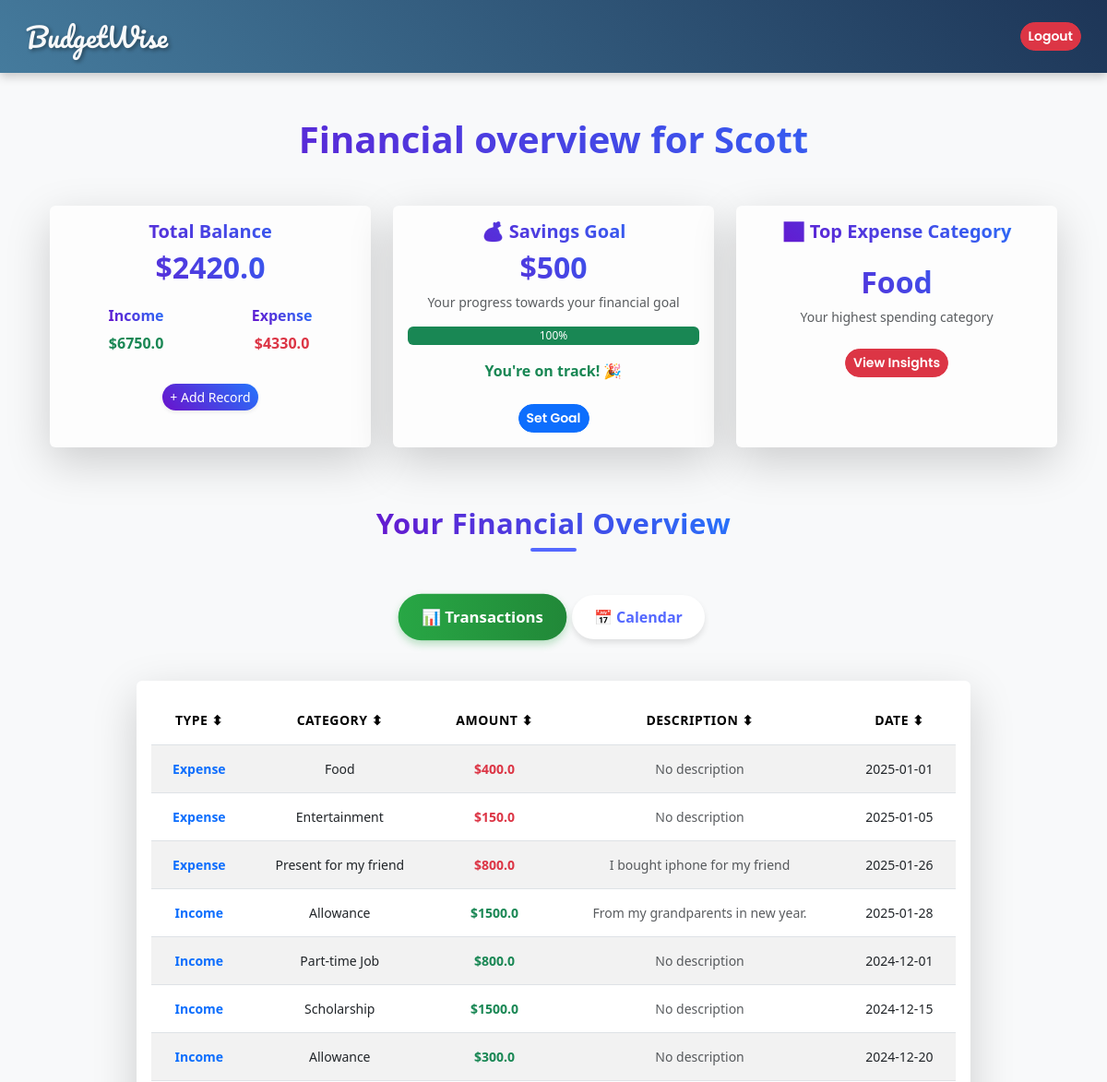
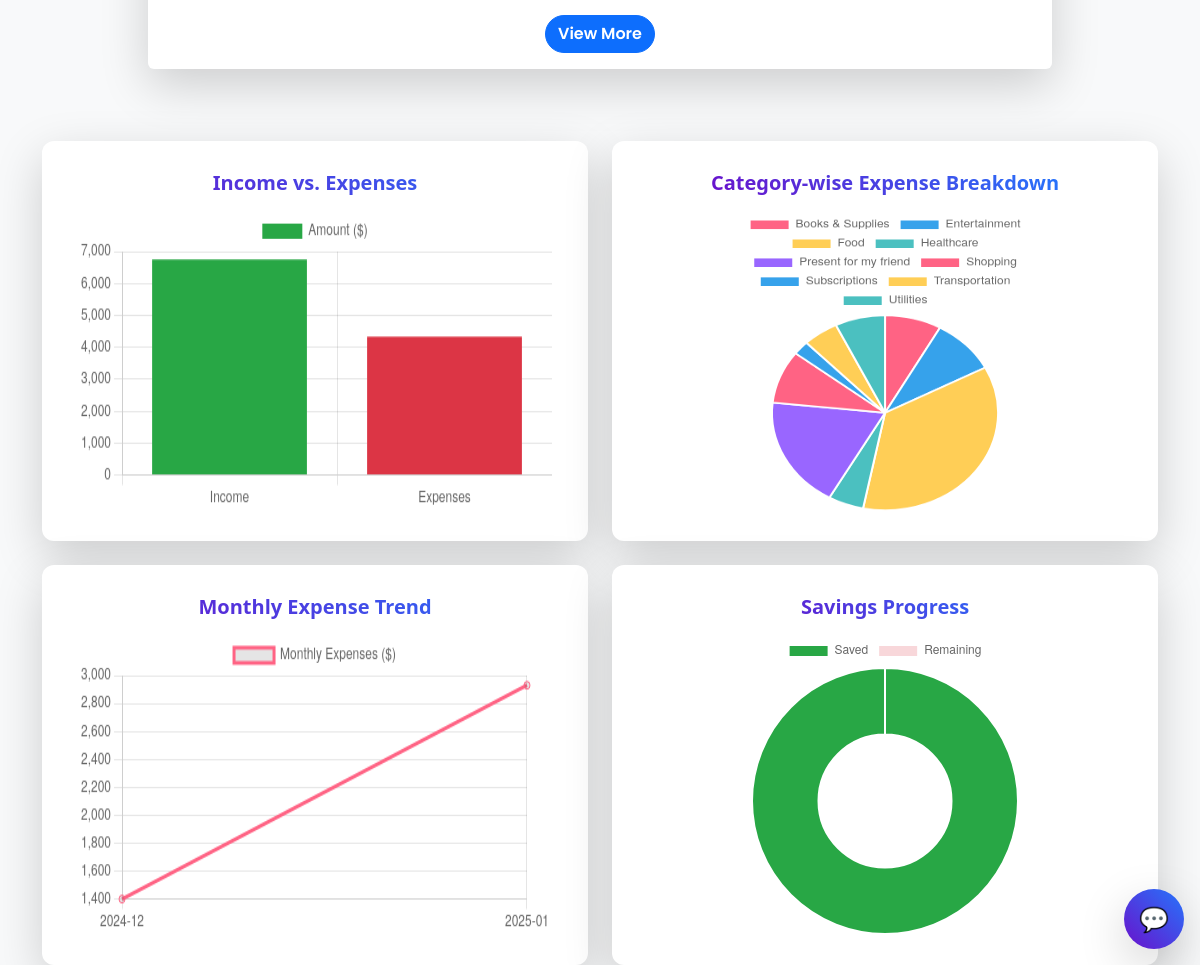
The page /main (signed in) on the database its author committed (2 pictures, top to bottom).
### tables this page shows
CREATE TABLE "users" (
	"id"	INTEGER,
	"username"	TEXT NOT NULL UNIQUE,
	"password"	TEXT NOT NULL,
	"fullname"	TEXT,
	PRIMARY KEY("id" AUTOINCREMENT)
);

CREATE TABLE budgets (
            id INTEGER PRIMARY KEY AUTOINCREMENT,
            username TEXT NOT NULL,
            category TEXT NOT NULL,
            amount REAL NOT NULL,
            type TEXT NOT NULL CHECK (type IN ('Income', 'Expense')),
            date TEXT NOT NULL
        , description TEXT DEFAULT '');

### app.py (the view)
@app.route('/main')
def main():
    if 'username' not in session:
        return redirect(url_for('login'))
    username = session['username']
    conn = sqlite3.connect(DATABASE)
    cursor = conn.cursor()
    cursor.execute('SELECT fullname FROM users WHERE username = ?', (username,))
    user_data = cursor.fetchone()
    fullname = user_data[0] if user_data else username  # Default to username if full name is not found
    cursor.execute('SELECT type, SUM(amount) FROM budgets WHERE username = ? GROUP BY type', (username,))
    budget_data = cursor.fetchall()
    income = sum(amount for t, amount in budget_data if t == 'Income')
    expense = sum(amount for t, amount in budget_data if t == 'Expense')
    balance = income - expense
    goal_amount = 500  # Example: Set a default goal
    progress_percentage = min(int((balance / goal_amount) * 100), 100)
    cursor.execute('SELECT type, category, amount, description, date FROM budgets WHERE username = ?', (username,))
    records = [
        {
            "type": row[0],
            "category": row[1],
            "amount": row[2],
            "description": row[3],
            "date": row[4]
        } for row in cursor.fetchall()
    ]
    conn.close()
    return render_template(
        'index.html',
        balance=balance,
        income=income,
        expense=expense,
        records=records,
        username=username,
        goal_amount=goal_amount,
        fullname= fullname,
        progress_percentage=progress_percentage
    )

### templates/index.html (shortened to what this page needs)
{% extends "base.html" %}
{% block content %}
<div class="container mt-5">
    <h1 class="text-center mb-5 text-gradient">Financial overview for {{ fullname }}</h1>
<div class="row g-4">
    <div class="col-lg-4 d-flex justify-content-center">
        <div class="card shadow-lg border-0 position-relative mx-auto" style="width: 100%; max-width: 350px; background-color: #fdfdfd;">
            <div class="card-body text-center">
                <h5 class="text-muted">Total Balance</h5>
                <h2 class="text-gradient fw-bold">${{ balance }}</h2>
                <div class="d-flex justify-content-around mt-4">
                    <div>
                        <h6 class="text-muted">Income</h6>
                        <p class="text-success fw-bold">${{ income }}</p>
                    </div>
                    <div>
                        <h6 class="text-muted">Expense</h6>
                        <p class="text-danger fw-bold">${{ expense }}</p>
                    </div>
                </div>
                            <button
                class="btn btn-gradient btn-sm rounded-pill shadow-sm m-3"
                data-bs-toggle="modal"
                data-bs-target="#addRecordModal">
                + Add Record
            </button>
            </div>
        </div>
    </div>
    <div class="col-lg-4 d-flex justify-content-center">
        <div class="card shadow-lg border-0 mx-auto" style="width: 100%; max-width: 350px; background-color: #fdfdfd;">
            <div class="card-body text-center">
                <h5 class="text-muted">💰 Savings Goal</h5>
                <h2 class="fw-bold text-primary">$<span id="goalAmount">{{ goal_amount }}</span></h2>
                <p class="text-muted small">Your progress towards your financial goal</p>
                <div class="progress" style="height: 20px;">
                    <div
                        id="goalProgressBar"
                        class="progress-bar bg-success"
                        role="progressbar"
                        style="width: {{ progress_percentage }}%;"
                        aria-valuenow="{{ progress_percentage }}"
                        aria-valuemin="0"
                        aria-valuemax="100">
                        {{ progress_percentage }}%
                    </div>
                </div>
                <div class="mt-3">
                    <p id="goalMessage" class="fw-bold text-{{ 'success' if balance >= goal_amount else 'danger' }}">
                        {{ "You're on track! 🎉" if balance >= goal_amount else "Keep going! 💪" }}
                    </p>
                </div>
                <button class="btn btn-primary btn-sm mt-2" data-bs-toggle="modal" data-bs-target="#setGoalModal">
                    Set Goal
                </button>
            </div>
        </div>
    </div>
    <div class="col-lg-4 d-flex justify-content-center">
        <div class="card shadow-lg border-0 mx-auto" style="width: 100%; max-width: 350px; background-color: #fdfdfd;">
            <div class="card-body text-center">
                <h5 class="text-muted">📊 Top Expense Category</h5>
                <h2 class="fw-bold text-danger mt-4" id="topExpenseCategory">Loading...</h2>
                <p class="text-muted small">Your highest spending category</p>
                <button class="btn btn-danger btn-sm mt-2" onclick="showSpendingDetails()">View Insights</button>
            </div>
        </div>
    </div>
</div>
</div>
<div class="d-flex justify-content-center mt-4">
    <h3 class="section-title">Your Financial Overview</h3>
</div>
<div class="row mt-4">
    <div class="col-lg-12 d-flex justify-content-center">
        <div class="btn-group" role="group">
            <button class="tab-btn active" id="transactions-tab-btn" type="button">
                📊 Transactions
            </button>
            <button class="tab-btn" id="calendar-tab-btn" type="button">
                📅 Calendar
            </button>
        </div>
    </div>
</div>
<div class="row g-4 mt-3">
    <div class="col-lg-12">
        <div class="card supard shadow-lg border-0 mb-5 d-block mx-auto" style="width:81%;">
            <div class="card-body">
                <div id="transactions-section">
<table class="table table-hover table-striped mb-0 align-middle">
    <thead class="sticky-top bg-gradient text-white">
        <tr>
            <th scope="col" class="py-3 sortable" data-column="type">Type ⬍</th>
            <th scope="col" class="py-3 sortable" data-column="category">Category ⬍</th>
            <th scope="col" class="py-3 sortable" data-column="amount">Amount ⬍</th>
            <th scope="col" class="py-3 sortable" data-column="description">Description ⬍</th>
            <th scope="col" class="py-3 sortable" data-column="date">Date ⬍</th>
        </tr>
    </thead>
    <tbody id="transactionTable">
        {% for record in records[:7] %}
        <tr>
            <td class="fw-bold text-primary">{{ record.type }}</td>
            <td>{{ record.category }}</td>
            <td class="text-{{ 'success' if record.type == 'Income' else 'danger' }} fw-bold">
                ${{ record.amount }}
            </td>
            <td class="text-muted">
                {{ record.description if record.description.strip() else 'No description' }}
            </td>
            <td>{{ record.date }}</td>
        </tr>
        {% endfor %}
    </tbody>
</table>
<div class="text-center mt-3">
    <button id="viewMoreBtn" class="btn btn-primary">View More</button>
</div>
                </div>
            </div>
        </div>
    </div>
</div>
<div class="row mt-4">
    <div class="col-lg-6 col-md-12 d-flex">
        <div class="chart-card card shadow-lg border-0">
            <div class="card-body">
                <h5 class="card-title text-center fw-bold mb-3">Income vs. Expenses</h5>
                <canvas id="incomeExpenseChart"></canvas>
            </div>
        </div>
    </div>
    <div class="col-lg-6 col-md-12 d-flex">
        <div class="chart-card card shadow-lg border-0">
            <div class="card-body">
                <h5 class="card-title text-center fw-bold mb-3">Category-wise Expense Breakdown</h5>
                <canvas id="categoryExpenseChart"></canvas>
            </div>
        </div>
    </div>
</div>
<div class="row mt-4">
    <div class="col-lg-6 col-md-12 d-flex">
        <div class="chart-card card shadow-lg border-0">
            <div class="card-body">
                <h5 class="card-title text-center fw-bold mb-3">Monthly Expense Trend</h5>
                <canvas id="monthlyExpenseChart"></canvas>
            </div>
        </div>
    </div>
    <div class="col-lg-6 col-md-12 d-flex">
        <div class="chart-card card shadow-lg border-0">
            <div class="card-body">
                <h5 class="card-title text-center fw-bold mb-3">Savings Progress</h5>
                <canvas id="savingsProgressChart"></canvas>
            </div>
        </div>
    </div>
</div>
</div>
<div id="chat-container" class="position-fixed bottom-0 end-0 p-3" style="z-index: 1050;">
    <button
        id="chatBtn"
        class="btn btn-gradient rounded-circle shadow-lg"
        style="width: 60px; height: 60px; font-size: 24px;">
        💬
    </button>
</div>
<script>
document.addEventListener("DOMContentLoaded", async function () {
    try {
        const response = await fetch("/get_budget_data");
        const data = await response.json();
        if (data.status !== "success") {
            console.error("Error fetching budget data");
            return;
        }
        const { income, expense, categories, category_expenses, monthly_expenses, goal_amount, balance } = data;
        // ✅ 1. Income vs. Expense Chart
        new Chart(document.getElementById("incomeExpenseChart"), {
            type: "bar",
            data: {
                labels: ["Income", "Expenses"],
                datasets: [{
                    label: "Amount ($)",
                    data: [income, expense],
                    backgroundColor: ["#28a745", "#dc3545"]
                }]
            },
            options: { responsive: true }
        });
        // ✅ 2. Category-wise Expense Breakdown (Pie Chart)
        new Chart(document.getElementById("categoryExpenseChart"), {
            type: "pie",
            data: {
                labels: categories,
                datasets: [{
                    data: category_expenses,
                    backgroundColor: ["#ff6384", "#36a2eb", "#ffce56", "#4bc0c0", "#9966ff"]
                }]
            },
            options: { responsive: true }
        });
        // ✅ 3. Monthly Expense Trend (Line Chart)
        new Chart(document.getElementById("monthlyExpenseChart"), {
            type: "line",
            data: {
                labels: Object.keys(monthly_expenses),
                datasets: [{
                    label: "Monthly Expenses ($)",
                    data: Object.values(monthly_expenses),
                    borderColor: "#ff6384",
                    fill: false
                }]
            },
            options: { responsive: true }
        });
        // ✅ 4. Savings Progress (Doughnut Chart)
        new Chart(document.getElementById("savingsProgressChart"), {
            type: "doughnut",
            data: {
                labels: ["Saved", "Remaining"],
                datasets: [{
                    data: [balance, goal_amount - balance > 0 ? goal_amount - balance : 0],
                    backgroundColor: ["#28a745", "#f8d7da"]
                }]
            },
            options: { responsive: true }
        });
    } catch (error) {
        console.error("Error loading dashboard data", error);
    }
});
</script>
{% endblock %}

### templates/base.html (shortened to what this page needs)
<!DOCTYPE html>
<html lang="en">
<head>
    <link href="https://cdn.jsdelivr.net/npm/bootstrap@5.3.0-alpha3/dist/css/bootstrap.min.css" rel="stylesheet">
    <link rel="stylesheet" href="{{ url_for('static', filename='styles.css') }}">
</head>
<body>
    <nav class="navbar navbar-expand-lg navbar-dark sticky-top">
        <div class="container-fluid">
            <a class="navbar-brand" href="{{ url_for('index') }}">BudgetWise</a>
            <div class="collapse navbar-collapse justify-content-end" id="navbarNav">
{% if request.path not in ['/login', '/register'] %}
    {% if session.get('username') %}
        <a class="btn btn-danger btn-sm ms-3" href="{{ url_for('logout') }}">Logout</a>
    {% else %}
        <a class="btn btn-primary btn-sm ms-3" href="{{ url_for('login') }}">Login</a>
    {% endif %}
{% endif %}
            </div>
        </div>
    </nav>
    <div class="container mt-4">
        {% block content %}{% endblock %}
</body>
</html>

### static/styles.css (style rules this page uses)
body { background-color: #f8f9fa; }
h1,h2,h3,h4,h5,h6 { background: linear-gradient(45deg, #6a11cb, #2575fc); -webkit-background-clip: text; -webkit-text-fill-color: transparent; font-weight: bold; }
.bg-gradient { background: linear-gradient(45deg, #6a11cb, #2575fc); }
.text-gradient { background: linear-gradient(45deg, #6a11cb, #2575fc); -webkit-background-clip: text; -webkit-text-fill-color: transparent; }
.btn-gradient { background: linear-gradient(45deg, #6a11cb, #2575fc); color: #fff; border: none; }

### templates/base.html (style rules this page uses)
.navbar-brand { font-family: 'Pacifico', cursive; font-size: 1.8rem; color: #f8f9fa !important; text-shadow: 2px 2px 4px rgba(0, 0, 0, 0.4); }
.navbar { background: linear-gradient(45deg, #457b9d, #1d3557); padding: 0.8rem 1rem; box-shadow: 0px 4px 10px rgba(0, 0, 0, 0.2); }
.btn-primary, .btn-danger { font-family: 'Poppins', sans-serif; font-weight: 600; border-radius: 20px; transition: background-color 0.3s ease; }
.sticky-top { position: sticky; top: 0; z-index: 1030; }

### templates/index.html (style rules this page uses)
.table { margin: 0; border-collapse: collapse; }
.table th, .table td { padding: 15px; font-size: 14px; text-align: center; vertical-align: middle; }
.table th { text-transform: uppercase; letter-spacing: 0.5px; color: black; }
.table-striped tbody tr:nth-of-type(odd) { background-color: #f9f9f9; }
.sticky-top { position: sticky; top: 0; z-index: 1; }
.bg-gradient { background: linear-gradient(90deg, #455bea, #5468ff); color: #fff; }
.text-center { text-align: center; }
.tab-btn { background: white; border: 1px solid #5468ff; color: #5468ff; font-weight: bold; border: none; padding: 12px 24px; border-radius: 50px; transition: all 0.3s ease-in-out; margin: 5px; box-shadow: 0px 4px 6px rgba(0, 0, 0, 0.1); font-size: 16px; cursor: pointer; }
.active-tab { background: linear-gradient(90deg, #28a745, #218838); box-shadow: 0px 4px 8px rgba(40, 167, 69, 0.3); transform: scale(1.05); color: white; }
.section-title { text-align: center; font-size: 31px; font-weight: bold; margin-top: 40px; padding-bottom: 10px; letter-spacing: 0.5px; display: inline-block; position: relative; }
.section-title::after { content: ""; display: block; width: 50px; height: 4px; background-color: #5468ff; margin: 8px auto 0; border-radius: 2px; }
.chart-card { width: 100%; height: 400px; display: flex; flex-direction: column; align-items: center; justify-content: center; padding: 20px; border-radius: 12px; box-shadow: 0px 5px 15px rgba(0, 0, 0, 0.1); background: white; position: relative; overflow: hidden; }
.chart-card canvas { max-width: 100% !important; max-height: 100% !important; width: auto; height: 300px !important; }

### rows shown on the page
users: fullname "Scott"
budgets: type "Expense", category "Food", amount "400.0", description "No description", date "2025-01-01"
budgets: type "Expense", category "Entertainment", amount "150.0", description "No description", date "2025-01-05"
budgets: type "Expense", category "Present for my friend", amount "800.0", description "I bought iphone for my friend", date "2025-01-26"
budgets: type "Income", category "Allowance", amount "1500.0", description "From my grandparents in new year.", date "2025-01-28"
budgets: type "Income", category "Part-time Job", amount "800.0", description "No description", date "2024-12-01"
budgets: type "Income", category "Scholarship", amount "1500.0", description "No description", date "2024-12-15"
budgets: type "Income", category "Allowance", amount "300.0", description "No description", date "2024-12-20"

### other values the page prints
{{ balance }} "2420.0"
{{ income }} "6750.0"
{{ expense }} "4330.0"
{{ goal_amount }} "500"
{{ progress_percentage }} "100"
{{ "You're on track! 🎉" if balance >= goal_amount else "Keep going! 💪" }} "You're on track! 🎉"
